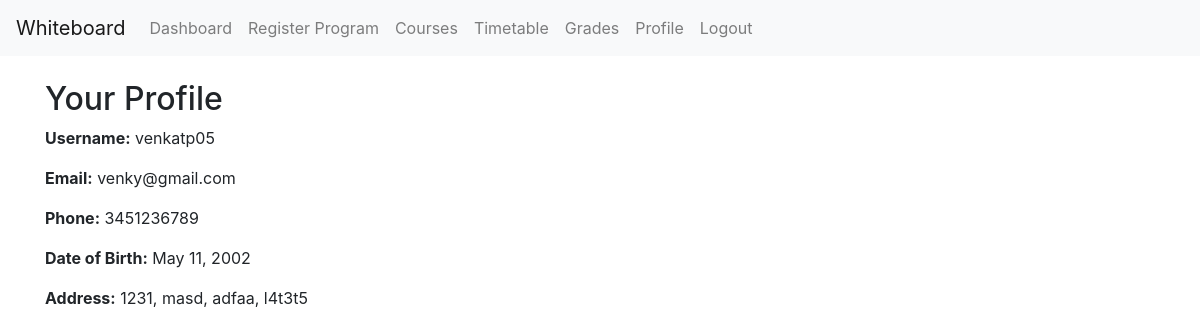
Screenshot of /profile/ (signed in) with the database file from the repository.
### core/models.py (models this page shows, shortened)
class Student(models.Model):
    user = models.OneToOneField(User, on_delete=models.CASCADE)
    first_name = models.CharField(max_length=50, blank=True)
    last_name = models.CharField(max_length=50, blank=True)
    phone = models.CharField(max_length=15)
    date_of_birth = models.DateField()
    address = models.TextField()
    program = models.ForeignKey('Program', on_delete=models.SET_NULL, null=True, blank=True)

### core/views.py (the view)
# urls.py: path('profile/', views.ProfileView.as_view(), name='profile'),
class ProfileView(LoginRequiredMixin, View):
    login_url = 'login'
    def get(self, request):
        try:
            student = Student.objects.get(user=request.user)
        except Student.DoesNotExist:
            messages.error(request, "Student profile not found.")
            return redirect('logout')
        if not student.program:
            return redirect('register_program')
        return render(request, 'core/profile.html', {'student': student})

### templates/core/profile.html (shortened to what this page needs)
{% extends 'base.html' %}
{% block content %}
<h2>Your Profile</h2>
<p><strong>Username:</strong> {{ student.user.username }}</p>
<p><strong>Email:</strong> {{ student.user.email }}</p>
<p><strong>Phone:</strong> {{ student.phone }}</p>
<p><strong>Date of Birth:</strong> {{ student.date_of_birth }}</p>
<p><strong>Address:</strong> {{ student.address }}</p>
{% endblock %}

### rows the page displays
Student: user.username "venkatp05", user.email "venky@gmail.com", phone "3451236789", date_of_birth "May 11, 2002", address "1231, masd, adfaa, l4t3t5"
